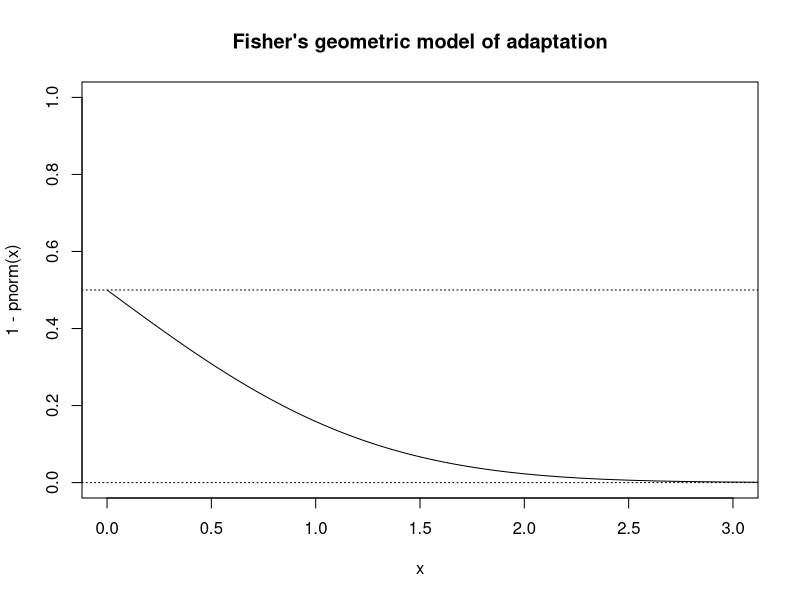

R code for this plot:
# Fisher's geometric model 
r = .01 # random mutation of phenotypic size r
n = 1 # number of characters 
z = 1 # Distance to the optimum 
standardized.mutational.size <- function(r,n,z) {
  (r*sqrt(n))/(2*z)
}

# Get the sandardized mutational size of various distances to the optimum 
x = standardized.mutational.size(r,n,seq(0,3, by = .0001))
plot(x = x, y = 1-pnorm(x), 
     xlim = c(0, 3), ylim = c(0, 1), 
     type = "l",
     main = "Fisher's geometric model of adaptation")
abline(h = c(0,.5), lty = 3)
